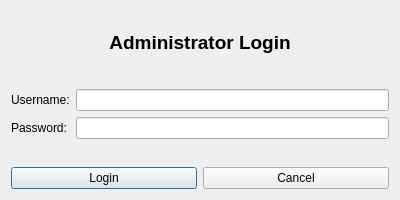
<?xml version="1.0" encoding="UTF-8"?>
<ui version="4.0">
 <class>AdminLoginDialog</class>
 <widget class="QDialog" name="AdminLoginDialog">
  <property name="geometry">
   <rect>
    <x>0</x>
    <y>0</y>
    <width>400</width>
    <height>200</height>
   </rect>
  </property>
  <property name="windowTitle">
   <string>Admin Login</string>
  </property>
  <layout class="QVBoxLayout" name="verticalLayout">
   <item>
    <widget class="QLabel" name="titleLabel">
     <property name="font">
      <font>
       <pointsize>14</pointsize>
       <bold>true</bold>
      </font>
     </property>
     <property name="text">
      <string>Administrator Login</string>
     </property>
     <property name="alignment">
      <set>Qt::AlignCenter</set>
     </property>
    </widget>
   </item>
   <item>
    <spacer name="verticalSpacer">
     <property name="orientation">
      <enum>Qt::Vertical</enum>
     </property>
     <property name="sizeType">
      <enum>QSizePolicy::Fixed</enum>
     </property>
     <property name="sizeHint" stdset="0">
      <size>
       <width>20</width>
       <height>10</height>
      </size>
     </property>
    </spacer>
   </item>
   <item>
    <layout class="QFormLayout" name="formLayout">
     <item row="0" column="0">
      <widget class="QLabel" name="usernameLabel">
       <property name="text">
        <string>Username:</string>
       </property>
      </widget>
     </item>
     <item row="0" column="1">
      <widget class="QLineEdit" name="usernameLineEdit"/>
     </item>
     <item row="1" column="0">
      <widget class="QLabel" name="passwordLabel">
     <property name="text">
      <string>Password:</string>
     </property>
    </widget>
   </item>
     <item row="1" column="1">
    <widget class="QLineEdit" name="passwordLineEdit">
     <property name="echoMode">
      <enum>QLineEdit::Password</enum>
     </property>
    </widget>
     </item>
    </layout>
   </item>
   <item>
    <spacer name="verticalSpacer_2">
     <property name="orientation">
      <enum>Qt::Vertical</enum>
     </property>
     <property name="sizeType">
      <enum>QSizePolicy::Fixed</enum>
     </property>
     <property name="sizeHint" stdset="0">
      <size>
       <width>20</width>
       <height>10</height>
      </size>
     </property>
    </spacer>
   </item>
   <item>
    <layout class="QHBoxLayout" name="horizontalLayout">
     <item>
      <widget class="QPushButton" name="loginButton">
       <property name="text">
        <string>Login</string>
       </property>
      </widget>
     </item>
     <item>
      <widget class="QPushButton" name="cancelButton">
       <property name="text">
        <string>Cancel</string>
       </property>
      </widget>
     </item>
    </layout>
   </item>
  </layout>
 </widget>
 <resources/>
 <connections/>
</ui> 
